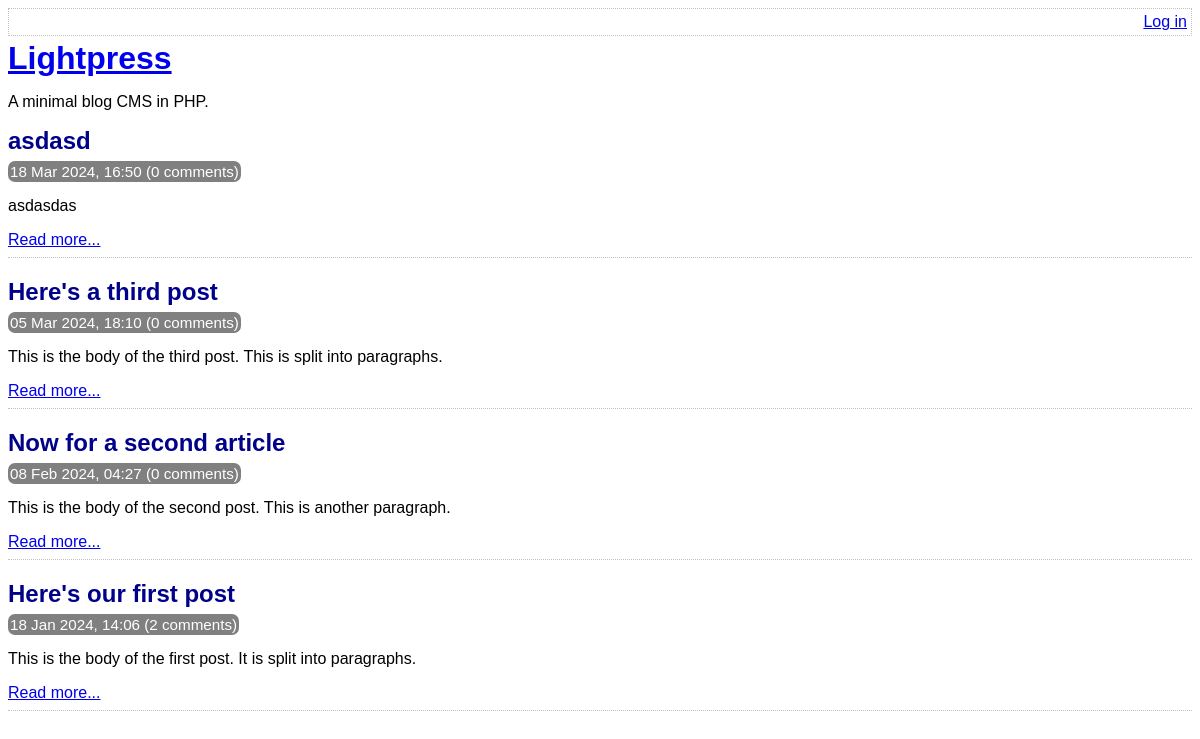
Before: / with the older database file.
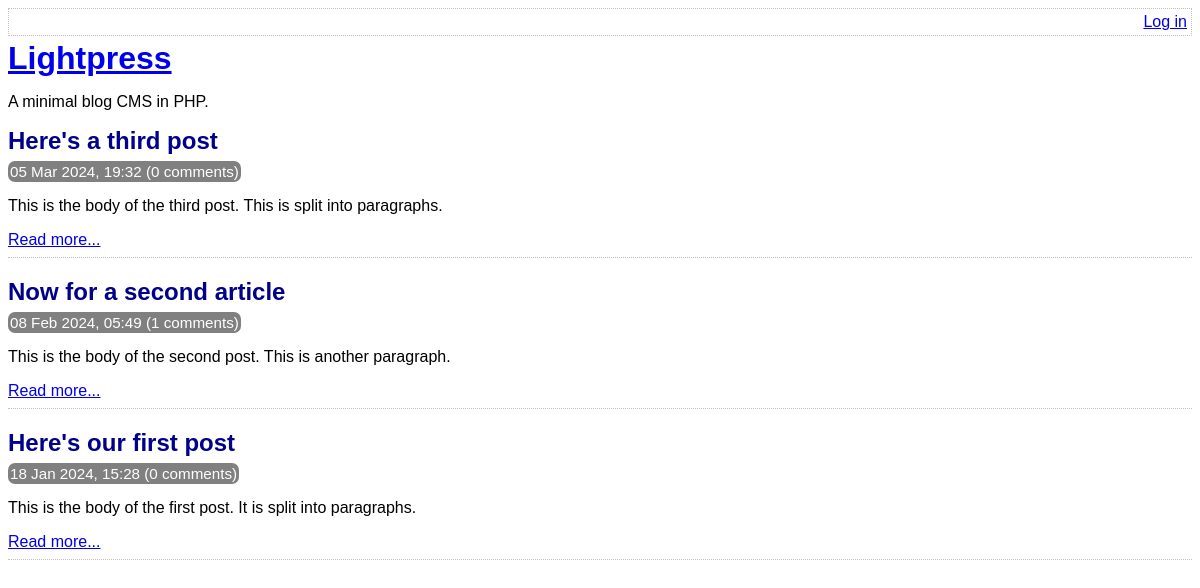
After: the same page with the newer database file.
### tables this page shows
CREATE TABLE post (
	id INTEGER PRIMARY KEY AUTOINCREMENT NOT NULL,
	title VARCHAR NOT NULL,
	body VARCHAR NOT NULL,
	user_id INTEGER NOT NULL,
	created_at VARCHAR NOT NULL,
	updated_at VARCHAR,
	FOREIGN KEY (user_id) REFERENCES user(id)
);

### lib/common.php (called while the page is built, shortened)
<?php
function htmlEscape($html)
{
    return htmlspecialchars($html, ENT_HTML5, 'UTF-8');
}
function convertSqlDate($sqlDate)
{
    $date = DateTime::createFromFormat('Y-m-d H:i:s', $sqlDate);
    return $date->format('d M Y, H:i');
}
function getAllPosts(PDO $pdo)
{
    $stmt = $pdo->query(
        'SELECT
            id, title, created_at, body,
            (SELECT COUNT(*) FROM comment WHERE comment.post_id = post.id) comment_count
        FROM
            post
        ORDER BY
            created_at DESC'
    );
    return $stmt->fetchAll(PDO::FETCH_ASSOC);
}

### index.php (the view, shortened to what this page needs)
<?php
require_once 'lib/common.php';
$pdo = getPDO();
$posts = getAllPosts($pdo);
?>
<!DOCTYPE html>
<html>
    <head>
        <?php require 'templates/head.php' ?>
    </head>
    <body>
        <?php require 'templates/title.php' ?>
        <div class="post-list">
            <?php foreach ($posts as $post): ?>
                <div class="post-synopsis">
                    <h2>
                        <?php echo htmlEscape($post['title']) ?>
                    </h2>
                    <div class="meta">
                        <?php echo convertSqlDate($post['created_at']) ?>
                        (<?php echo $post['comment_count'] ?> comments)
                    </div>
                    <p>
                        <?php echo htmlEscape($post['body']) ?>
                    </p>
                    <div class="post-controls">
                        <a
                            href="view-post.php?post_id=<?php echo $post['id'] ?>"
                        >Read more...</a>
                    </div>
                </div>
            <?php endforeach ?>
        </div>
    </body>
</html>

Changed rows visible on the page:
removed post: title "asdasd", created_at "18 Mar 2024, 16:50", comment_count "0", body "asdasdas"
changed post "Here's a third post": created_at "05 Mar 2024, 18:10" → "05 Mar 2024, 19:32"
changed post "Now for a second article": created_at "08 Feb 2024, 04:27" → "08 Feb 2024, 05:49"; comment_count "0" → "1"
changed post "Here's our first post": created_at "18 Jan 2024, 14:06" → "18 Jan 2024, 15:28"; comment_count "2" → "0"
